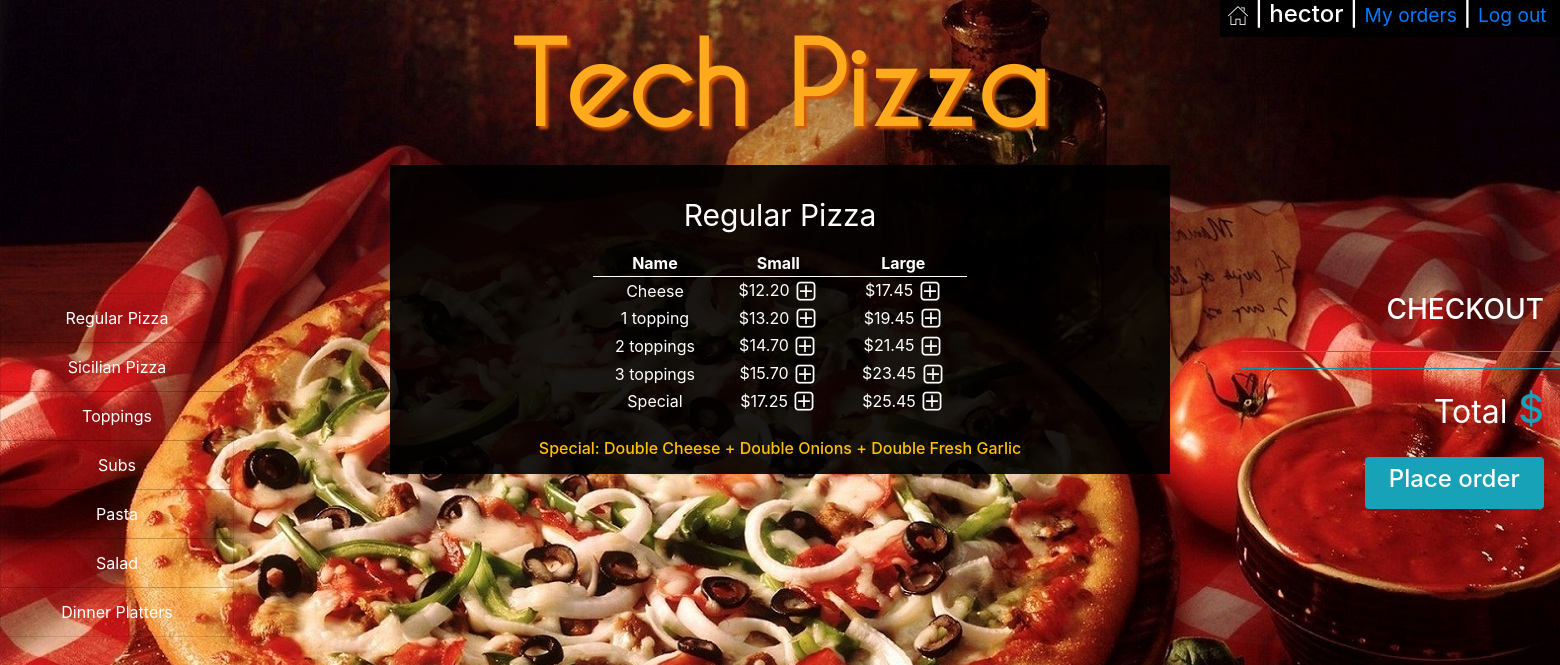
The app's page /menu/Regular Pizza (signed in) with its own data.
### orders/models.py (models this page shows, shortened)
class Category(models.Model):
    name=models.CharField(max_length=64)
    def __str__(self):
        return f"{self.name}"

class Regular_pizza(models.Model):
    name=models.CharField(max_length=64)
    small=models.DecimalField(max_digits=4,decimal_places=2)
    large=models.DecimalField(max_digits=4,decimal_places=2)

### orders/views.py (the view)
# urls.py: path("menu/<str:category>", views.menu, name="menu"),
def menu(request,category):
    menu,columns=findTable(category)
    order_number=User_order.objects.get(user=request.user,status='initiated').order_number
    context = {
        "user":request.user,
        "Checkout":Order2.objects.filter(user=request.user,number=order_number),
        "Checkout_category":Order2.objects.filter(user=request.user,number=order_number).values_list('category').distinct(),
        "Total":list(Order2.objects.filter(user=request.user,number=order_number).aggregate(Sum('price')).values())[0],
        "Category": Category.objects.all(),
        "Active_category":category,
        "Menu": menu,
        "Columns":columns,
        "Topping_price": 0.00,
        "Order_number":order_number
    }
    return render(request,"menu.html",context)

### orders/views.py (called while the page is built)
def findTable(category):
    if category == "Regular Pizza":
        menu=Regular_pizza.objects.all()
        columns=3
    elif category == "Sicilian Pizza":
        menu=Sicilian_pizza.objects.all()
        columns=3
    elif category == "Toppings":
        menu=Topping.objects.all()
        columns=1
    elif category == "Subs":
        menu=Sub.objects.all()
        columns=3
    elif category == "Pasta":
        menu=Pasta.objects.all()
        columns=2
    elif category == "Salad":
        menu=Salad.objects.all()
        columns=2
    elif category == "Dinner Platters":
        menu=Dinner_platter.objects.all()
        columns=3
    return menu,columns

### orders/templates/menu.html (shortened to what this page needs)
{% extends "layout.html" %}
{% block body%}
<div class='p-3'>
    <table class='table-small w-50 mx-auto text-center '>
        <caption style='caption-side:top;color:white;font-size: 30px;text-align: center'>{{Active_category}}</caption>
        {% if Columns == 3 %}
        <thead class='thead-light'>
            <tr >
                <th>Name</th>
                <th>Small</th>
                <th>Large</th>
            </tr>
        </thead>
        <tbody>
            {% for row in Menu %}
            <tr>
                {% load static %}
                <td>{{row.name}}</td>
                {% if row.small == None %}
                    <td></td>
                {% else %}
                    <td>${{row.small}}&nbsp;<a href="{% url 'add' Active_category row.name row.small %}"><img class='plus' src="{% static 'plus.png' %}"></a></td>
                {% endif %}
                <td>${{row.large}}&nbsp;<a href="{% url 'add' Active_category row.name row.large %}"><img class='plus' src="{% static 'plus.png' %}"></a></td>
            </tr>
            {% endfor %}
        </tbody>
        {% endif %}
    </table>
</div>
{% if Active_category == 'Regular Pizza' or Active_category == 'Sicilian Pizza'  %}
    <div class='text-center p-2'>
        <h6 class='text-warning mx-auto'>Special: Double Cheese + Double Onions + Double Fresh Garlic</h6>
{% endif %}
{% endblock %}

### orders/templates/layout.html (shortened to what this page needs)
<!DOCTYPE html>
<html style="height:100%">
<head>
    {% load static %}
    <link rel="stylesheet" type="text/css" href="{% static 'styles.css' %}">
    <link rel="stylesheet" href="https://maxcdn.bootstrapcdn.com/bootstrap/4.1.3/css/bootstrap.min.css">
</head>
<body style="height:100%">
    {% if Category %}
    <div id='username'>
        <h4 class='px-2' ><a href="{% url 'index' %}"><img src="{% static 'home.png' %}"></a> |
            {{user.username}} |
            {% if not user.is_superuser %}
            <small><a href="{% url 'my_orders' Order_number %}">My orders</a></small> |
            {% endif %}
            <small><a href="{% url 'logout' %}"> Log out&nbsp;</a></small>
        </h4>
    </div>
    {% endif %}
    <p id='logo' class='text-center m-0 font-weight-bold'><a href="{% url 'index' %}">Tech Pizza</a></p>
    <div id='category' class="list-group text-center">
        {% for category in Category %}
        <a href="{% url 'menu' category  %}" class="list-group-item list-group-item-action">{{category}}</a>
        {% endfor %}
    </div>
    <div id='center_box' class='w-50  mx-auto  '>
        {% block body%}
        {% endblock %}
    </div>
    <div id='checkout' class='list-group text-right '>
    {% if Category %}
        <h3 class=' text-right pr-3'>CHECKOUT</h3>
        <ul >
            <hr class='bg-info'>
            <hr class='bg-info'>
            <li class='text-info text-right pr-3 '><h1><small class='text-white'>Total</small> ${{Total|floatformat:2}}</h1></li>
        </ul>
    <a id='place_order'  href="{% url 'my_orders' Order_number %}"><div  class='bg-info w-50 rounded p-2  ml-auto mr-3 text-center text-white '><h4>Place order</h4></div></a>
    {% endif %}
    </div>
</body>
</html>

### orders/static/styles.css (style rules this page uses)
#category { position: absolute; top:33%; width:15%; }
#category a { color:white; background-color: transparent; }
#logo { padding:0px; font-family: webLogo ; font-size: 110px; text-shadow: 3px 3px 3px rgb(211, 87, 5); }
#logo a:link, #place_order:link, #confirm_order:link { color:rgb(253, 170, 28); }
#center_box,#username { background-color: rgba(0, 0, 0, 0.9); color: white; }
th { border-bottom: 1px solid white; }
#checkout { color:white; position: absolute; top:33%; right:0%; width:23%; }
#username { position: absolute; right: 0; }
li { list-style-type: none; }

### records on screen
Category: name "Regular Pizza"
Category: name "Sicilian Pizza"
Category: name "Toppings"
Category: name "Subs"
Category: name "Pasta"
Category: name "Salad"
Category: name "Dinner Platters"
Regular_pizza: name "Cheese", small "12.20", large "17.45"
Regular_pizza: name "1 topping", small "13.20", large "19.45"
Regular_pizza: name "2 toppings", small "14.70", large "21.45"
Regular_pizza: name "3 toppings", small "15.70", large "23.45"
Regular_pizza: name "Special", small "17.25", large "25.45"

### other values on screen
{{ user.username }} "hector"
{{ Active_category }} "Regular Pizza"
